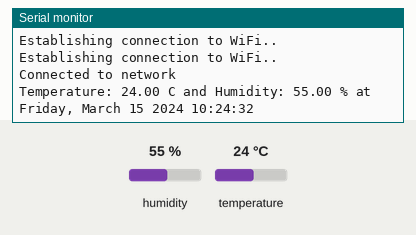
The program below on a simulated ESP32. Parts: the last lines printed to the serial monitor. The inputs (shaded band) are chosen by the test bench; at power-on: humidity 55 %, temperature 24 °C. WiFi joins after 1.5 s; servers stay silent unless stated; the local clock reads 2024-03-15 10:24:30 at power-on unless the program sets it.

Above: at 3.2 s.
3.3 s: humidity set to 22 %
At 7.4 s:
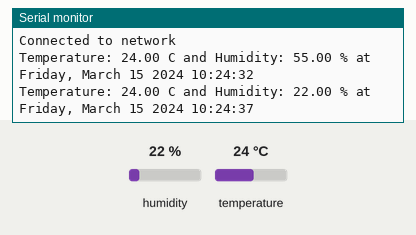
8.9 s: temperature set to 12 °C
At 12.6 s:
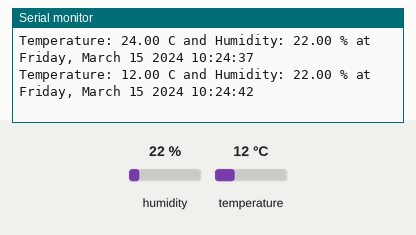
14.5 s: humidity set to 40 %
At 17.8 s:
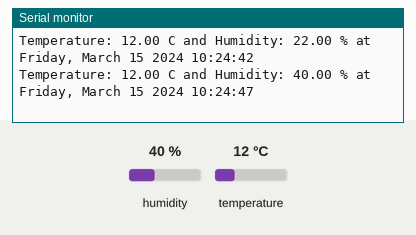
Timing chart, 0 to 19.3 s (numbered marks = the images above; inputs shaded):
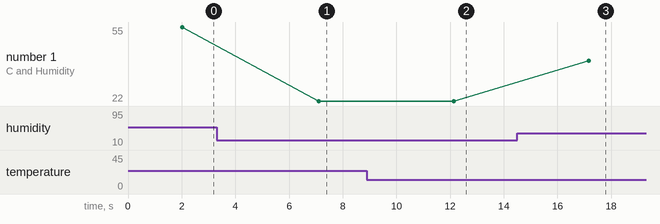

Measured:
- after the input at 3.3 s, the serial monitor: prints a new line after 3.8 s (image 1)
- after the input at 8.9 s, the serial monitor: prints a new line after 3.2 s (image 2)
- after the input at 14.5 s, the serial monitor: prints a new line after 2.7 s (image 3)
- plotted number 1: 55 → 22 after the input at 3.3 s, 22 → 40 after the input at 14.5 s

The program:

main.cpp
```cpp
#include <Arduino.h>
#include <WiFi.h>
#include <Wire.h>
#include <SPI.h>
#include <DHT.h>
#include "time.h"

#define DHT_PIN 23
#define DHT_TYPE DHT11

typedef struct sensorData
{
  /* data */
  struct tm timeinfo;
  float temperature;
  float humidity;
} sensorData;

const char *ssid = "******";
const char *password = "******";
const char* ntpServer = "pool.ntp.org";
const long  gmtOffset_sec = 3600;
const int   daylightOffset_sec = 3600;
sensorData dht11Data;

DHT dht(DHT_PIN, DHT_TYPE);

void getLocalTime();
void updateDhtData();
void connectToNetwork();

void setup()
{
  Serial.begin(9600);
  dht.begin();

  connectToNetwork();
  configTime(gmtOffset_sec, daylightOffset_sec, ntpServer);
}

void loop()
{
  getLocalTime();
  updateDhtData();
  Serial.print("Temperature: ");
  Serial.print(dht11Data.temperature);
  Serial.print(" C and Humidity: ");
  Serial.print(dht11Data.humidity);
  Serial.print(" % at ");
  Serial.println(&dht11Data.timeinfo, "%A, %B %d %Y %H:%M:%S");
  delay(5000);
}

void getLocalTime()
{
  if(!getLocalTime(&dht11Data.timeinfo)){
    Serial.println("Failed to obtain time");
    return;
  }
}

void updateDhtData() {
  dht11Data.temperature = dht.readTemperature();
  dht11Data.humidity = dht.readHumidity();
}

void connectToNetwork() {
  WiFi.begin(ssid, password);

  while (WiFi.status() != WL_CONNECTED) {
    delay(1000);
    Serial.println("Establishing connection to WiFi..");
  }

  Serial.println("Connected to network");
}
```
